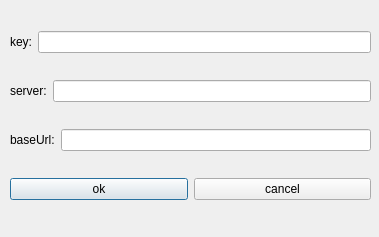
<?xml version="1.0" encoding="UTF-8"?>
<ui version="4.0">
 <class>Dialog</class>
 <widget class="QDialog" name="Dialog">
  <property name="geometry">
   <rect>
    <x>0</x>
    <y>0</y>
    <width>379</width>
    <height>237</height>
   </rect>
  </property>
  <property name="windowTitle">
   <string>Dialog</string>
  </property>
  <widget class="QWidget" name="verticalLayoutWidget">
   <property name="geometry">
    <rect>
     <x>10</x>
     <y>10</y>
     <width>361</width>
     <height>211</height>
    </rect>
   </property>
   <layout class="QVBoxLayout" name="verticalLayout">
    <item>
     <layout class="QHBoxLayout" name="horizontalLayout">
      <item>
       <widget class="QLabel" name="keyLabel">
        <property name="text">
         <string>key:</string>
        </property>
       </widget>
      </item>
      <item>
       <widget class="QLineEdit" name="keyLineEdit"/>
      </item>
     </layout>
    </item>
    <item>
     <layout class="QHBoxLayout" name="horizontalLayout_2">
      <item>
       <widget class="QLabel" name="serverLabel">
        <property name="text">
         <string>server:</string>
        </property>
       </widget>
      </item>
      <item>
       <widget class="QLineEdit" name="serverLineEdit"/>
      </item>
     </layout>
    </item>
    <item>
     <layout class="QHBoxLayout" name="horizontalLayout_3">
      <item>
       <widget class="QLabel" name="baseUrlLabel">
        <property name="text">
         <string>baseUrl:</string>
        </property>
       </widget>
      </item>
      <item>
       <widget class="QLineEdit" name="baseUrlLineEdit"/>
      </item>
     </layout>
    </item>
    <item>
     <layout class="QHBoxLayout" name="horizontalLayout_4">
      <item>
       <widget class="QPushButton" name="okButton">
        <property name="text">
         <string>ok</string>
        </property>
       </widget>
      </item>
      <item>
       <widget class="QPushButton" name="cancelButton">
        <property name="text">
         <string>cancel</string>
        </property>
       </widget>
      </item>
     </layout>
    </item>
   </layout>
  </widget>
 </widget>
 <resources/>
 <connections/>
</ui>
